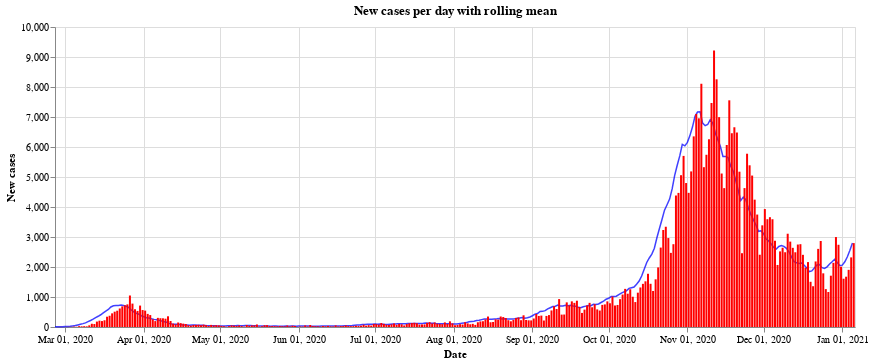

The cell this chart's notebook holds for it:
### Code cell
#collapse
bars = alt.Chart(all_austria).mark_bar(
    color='red',
    opacity=1,
    size=2
).encode(
    x=alt.X("yearmonthdate(Time):T", axis=alt.Axis(title='Date')),
    y=alt.Y("AnzahlFaelle:Q", axis=alt.Axis(title='New cases')),
)

line = alt.Chart(all_austria).mark_line(
    color='blue',
    opacity=0.75,
    size=1.5,
).transform_window(
    rolling_mean='mean(AnzahlFaelle)',
    frame=[0, 7]
).encode(x='yearmonthdate(Time):T',
         y='rolling_mean:Q'
         ).properties(title='New cases per day with rolling mean', width=800)

alt.layer(line, bars, data=all_austria)

### Figure 1 — Vega-Lite specification as saved in the notebook (floating-point values rounded to 4 significant figures; data arrays with more than 128 entries replaced by an {"elided": "..."} marker saying what was removed)
{"config": {"view": {"continuousWidth": 400, "continuousHeight": 300}}, "layer": [{"mark": {"type": "line", "color": "blue", "opacity": 0.75, "size": 1.5}, "encoding": {"x": {"type": "temporal", "field": "Time", "timeUnit": "yearmonthdate"}, "y": {"type": "quantitative", "field": "rolling_mean"}}, "title": "New cases per day with rolling mean", "transform": [{"window": [{"op": "mean", "field": "AnzahlFaelle", "as": "rolling_mean"}], "frame": [0, 7]}], "width": 800}, {"mark": {"type": "bar", "color": "red", "opacity": 1, "size": 2}, "encoding": {"x": {"type": "temporal", "axis": {"title": "Date"}, "field": "Time", "timeUnit": "yearmonthdate"}, "y": {"type": "quantitative", "axis": {"title": "New cases"}, "field": "AnzahlFaelle"}}}], "data": {"name": "data-90412cba485802d6259cc30aab4f4e55"}, "$schema": "https://vega.github.io/schema/vega-lite/v4.8.1.json", "datasets": {"data-90412cba485802d6259cc30aab4f4e55": {"elided": "315 records"}}}
